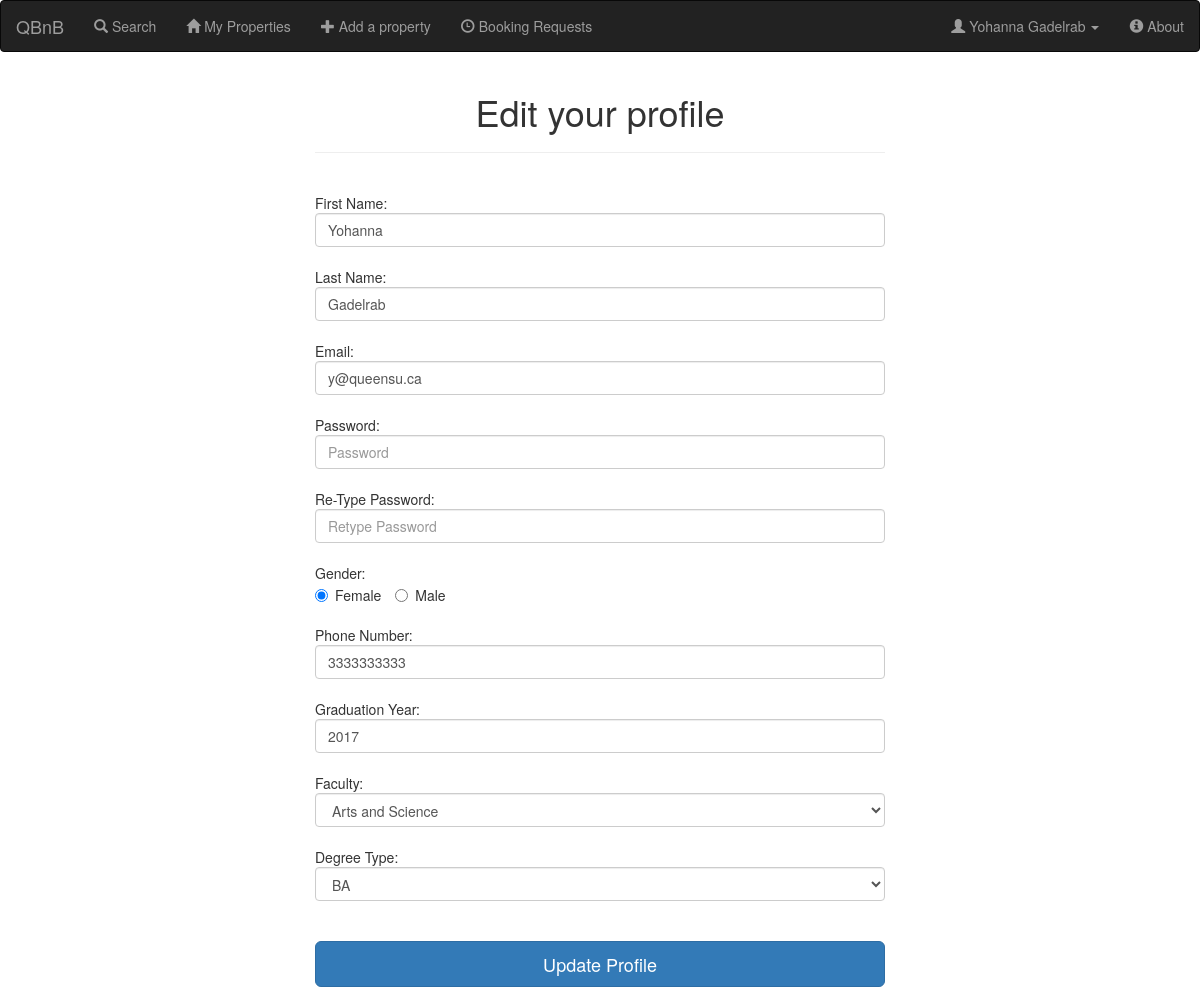
The app's page /edit_profile.php (signed in) with its own data.
### tables this page shows
CREATE TABLE IF NOT EXISTS `users` (
  `user_id` int(11) NOT NULL AUTO_INCREMENT,
  `FName` varchar(10) NOT NULL,
  `LName` varchar(10) NOT NULL,
  `gender` char(1) NOT NULL COMMENT 'F or M',
  `email` varchar(32) NOT NULL,
  `password` varchar(32) NOT NULL,
  `phone_no` char(10) NOT NULL,
  `grad_year` year(4) NOT NULL,
  `faculty_id` int(10) NOT NULL,
  `is_admin` tinyint(1) NOT NULL DEFAULT '0',
  `degree_type` varchar(5) NOT NULL,
  PRIMARY KEY (`user_id`),
  KEY `faculty_id_index` (`faculty_id`) USING BTREE
);

### edit_profile.php (the view, shortened to what this page needs)
<?php
require_once 'header.php';
require_once 'navbar.php';
$query = "SELECT FName, LName, gender, email, phone_no, grad_year, faculty_id, degree_type FROM users WHERE user_id = ?";
$stmt = $con->prepare($query);
$stmt->bind_Param("i", $_SESSION['user_id']);
$stmt->execute();
$result = $stmt->get_result();
$row = $result->fetch_assoc();
$FName = $row['FName'];
$LName = $row['LName'];
$email= $row['email'];
$phone_no = $row['phone_no'];
$grad_year = $row['grad_year'];
?>
<!DOCTYPE HTML>
<html>
<head>
</head>
<body>
    <form action="edit_profile.php" method="post">
    <div class = "container col-md-6 col-md-offset-3">
            <h1 class = "form-signin-heading text-center">Edit your profile</h1>
            <hr class = "colorgraph"> <br>
            First Name: <input type="text" class="form-control" name="FName" placeholder="First Name" value="<?php echo !empty($FName)?$FName:'' ; ?>" maxlength="10" required autofocus=""/>
            <br>Last Name: <input type="text" class="form-control" name="LName" placeholder="Last Name" maxlength="10" value="<?php echo !empty($LName)? $LName: '' ; ?>" required/>
            <br>Email: <input type="text"  class="form-control" name="email" placeholder="Email" maxlength="32" value="<?php echo !empty($email)? $email: '' ; ?>" required />
            <br>Password: <input type="password" class="form-control" name="password" placeholder="Password" maxlength="32" required/>
            <br>Re-Type Password: <input type="password" class="form-control" name="re-password" placeholder = "Retype Password" maxlength="32" required/>
            <br>Gender:<br>
            <label class="radio-inline"><input type="radio" name="gender" value="Female" checked="checked">Female</label>
            <label class="radio-inline"><input type="radio" name="gender" value="Male">Male</label><br>
            <br>Phone Number: <input type="text" class="form-control" name="phone_no" placeholder="1234567890" maxlength="10" value="<?php echo !empty($phone_no)? $phone_no: '' ; ?>" required/>
            <br>Graduation Year: <input type="text" class="form-control" name="grad_year" placeholder="2016" maxlength="4" value="<?php echo !empty($grad_year)? $grad_year: '' ; ?>" required/>
            <br>Faculty:
            <select class="form-control" name="faculty_id">
                <option value="1">Arts and Science</option>
            </select>
            <br>Degree Type:
            <select class="form-control" name="degree_type">
                <option value="BA">BA</option>
            </select><br>
            <br><input type="submit" class="btn btn-lg btn-primary btn-block" name="submitBtn" value="Update Profile" /><br>
    </div>
    </form>
</body>
</html>

### navbar.php (shortened to what this page needs)
<?php
require_once 'header.php';
if( userLoggedIn() ){
    $query = "SELECT FName, LName FROM users WHERE user_id=?";
    $stmt = $con->prepare($query);
    $stmt->bind_Param("s", $_SESSION['user_id']);
    $stmt->execute();
    $result = $stmt->get_result();
    $row = $result->fetch_assoc();
}
?>
<!DOCTYPE HTML>
<html>
        <head></head>
        <body>
            <nav class="navbar navbar-inverse">
                <div class="container-fluid">
                    <div class="navbar-header">
                        <a class="navbar-brand" href="index.php">QBnB</a>
                    </div>
                    <?php
                    if(userLoggedIn()){
                    ?>
                        <ul class="nav navbar-nav">
                        <li><a href="search.php"><span class="glyphicon glyphicon-search"></span> Search</a></li>
                        <li><a href="user_properties.php"><span class="glyphicon glyphicon-home"></span> My Properties</a></li>
                        <li><a href="add_property.php"><span class="glyphicon glyphicon-plus"></span> Add a property</a></li>
                        <li><a href="booking_requests.php?user_id=<?= $_SESSION['user_id']?>"><span class="glyphicon glyphicon-time"></span> Booking Requests</a></li>
                        </ul>
                        <ul class="nav navbar-nav navbar-right">
                        <li class="dropdown">
                            <a class="dropdown-toggle" data-toggle="dropdown" href="#"><span class="glyphicon glyphicon-user"></span> <?= $row['FName'] . ' ' . $row['LName']?>
                            <span class="caret"></span></a>
                        </li>
                    <?php
                    }
                    else{
                        echo '<ul class="nav navbar-nav navbar-right">';
                    }
                    ?>
                    <li><a href="about.php"><span class="glyphicon glyphicon-info-sign"></span> About</a></li>
                    </ul>
                </div>
            </nav>
        </body>
    </html>
</html>

### records on screen
users: FName "Yohanna", LName "Gadelrab", email "y@queensu.ca", phone_no "3333333333", grad_year "2017"
